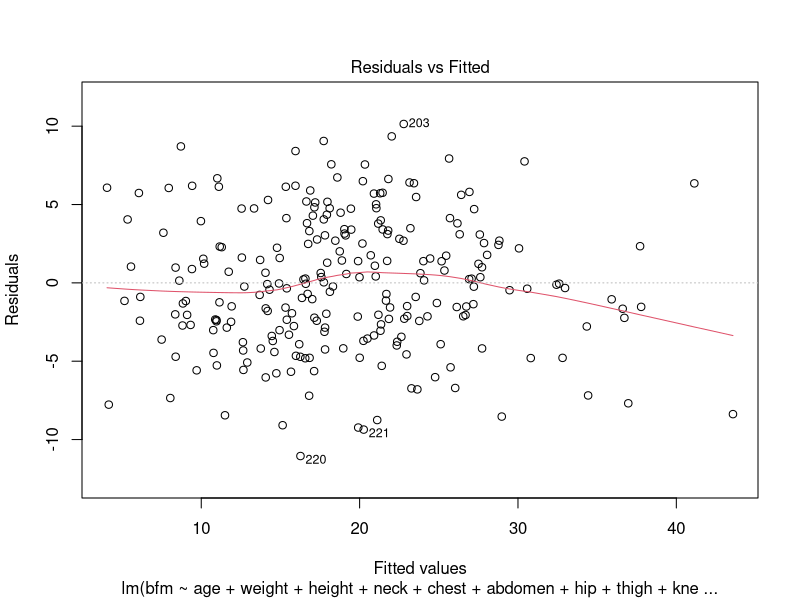
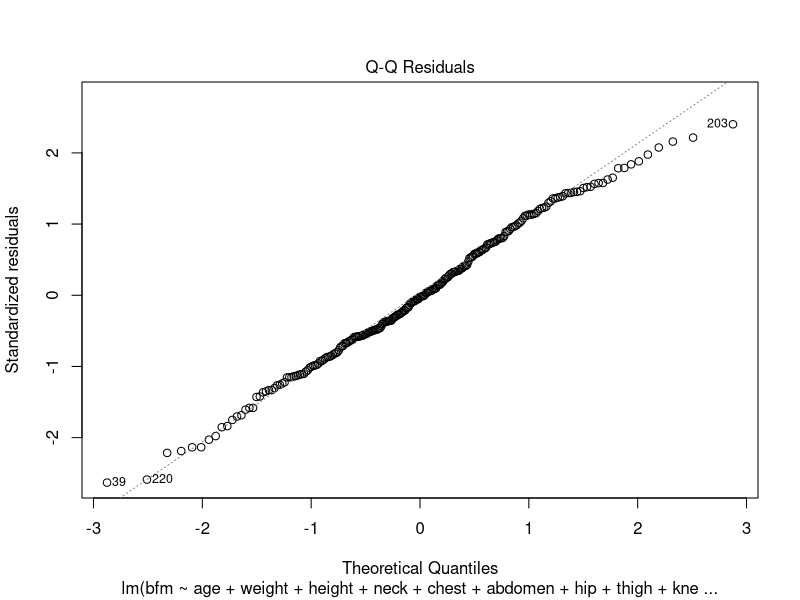
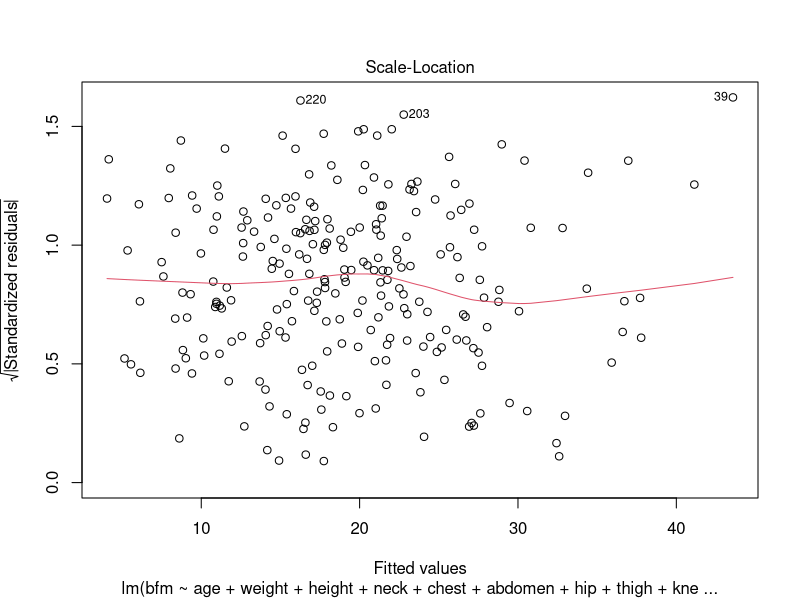
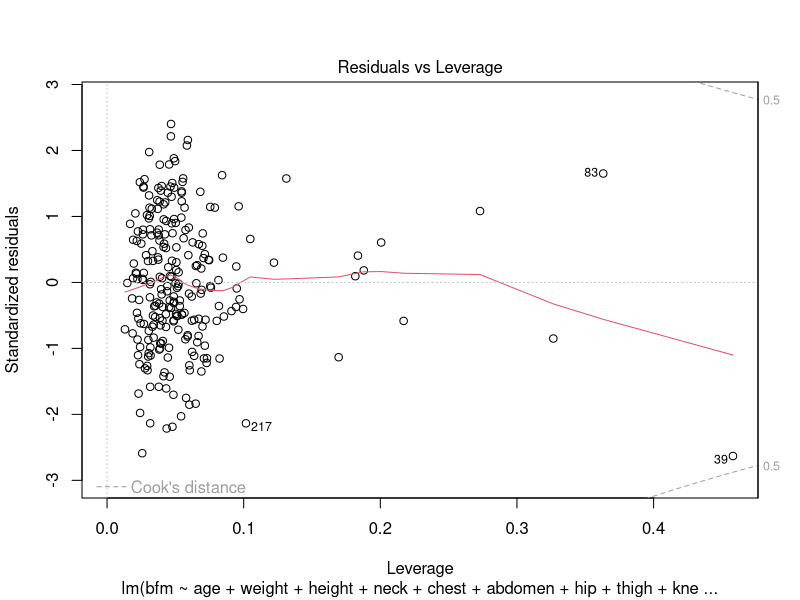
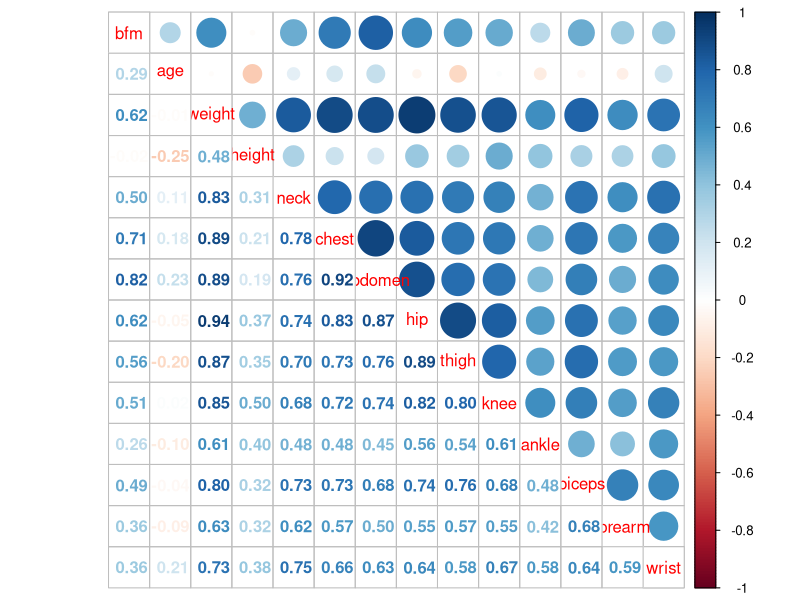

Recreate these plots in R, in order.
# load packages
library("car")
library("dplyr")
library("tidyverse")
library("corrplot")

setwd("/Users/Jessika/Documents/GitHub/SF2930-projects/project-1")

# load data for men
men <- read.csv("bodyfatmen.csv")

#create response variable using Siris Equation
men$bfm <- c(495/(men$density)-450)

#transform weight from pounds to kg
men$weight <- c(453.6*men$weight)
men$height <- c(2.54*men$height)

#fit model to data
model_men <- lm(bfm ~ age + weight + height + neck + chest + abdomen + hip + thigh + knee + ankle + biceps + forearm + wrist, data = men)
anova(model_men)
summary(model_men)
plot(model_men)

# visualize correlation between different explanatory variables
men %>%
  dplyr::select(bfm,age,weight,height,neck,chest,abdomen,hip,thigh,knee,ankle,biceps,forearm,wrist) %>%
  cor %>%
  corrplot.mixed()

#Jämför exempel 3, 4 från övning 3 (script finns på Canvas)
